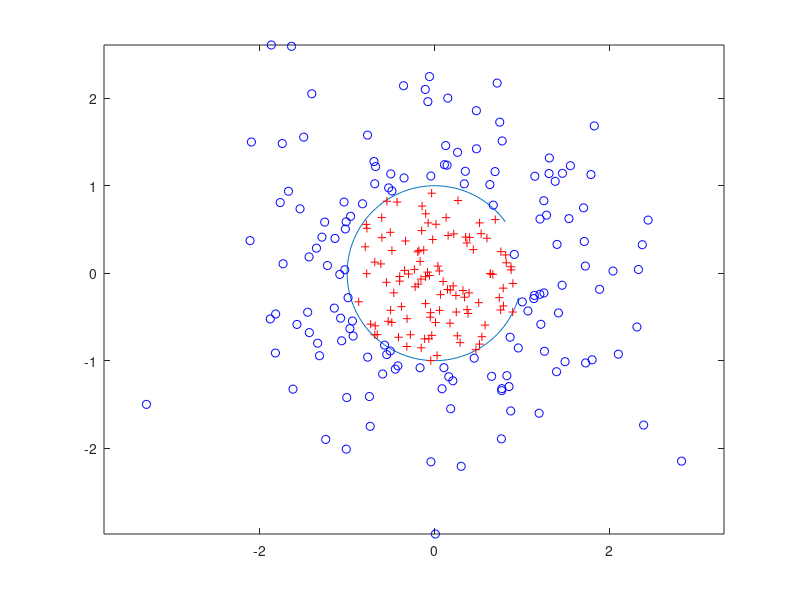

The MATLAB script that drew this image:
L = linspace(0.2.*pi,6)
xv = cos(L)';
yv = sin(L)';

rng default
xq = randn(250,1)
yq = randn(250,1)

[in, on] = inpolygon(xq,yq,xv,yv);

figure

plot(xv,yv)
axis equal

hold on
plot(xq(in),yq(in),'r+')
plot(xq( ~in),yq(~in),'bo')
hold off